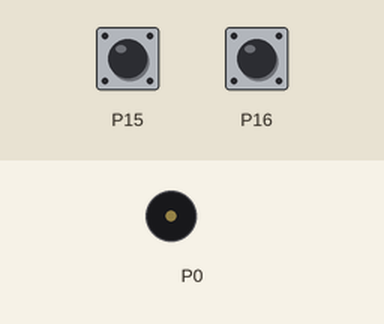
Recording of a program running on a simulated BBC micro:bit running MicroPython. Parts: buzzer (waves = sounding). Inputs (shaded band) come from the test bench; at power-on: P15 LOW, P16 LOW.

Above: at 1.2 s.
1.3 s: P15 pulled HIGH for 3.2 s
At 1.9 s:
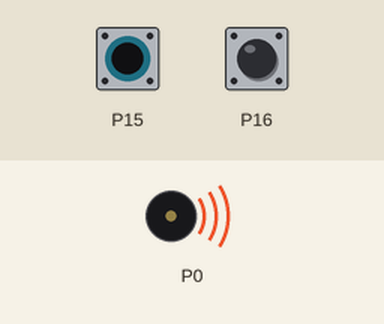
6.7 s: P16 pulled HIGH for 3.2 s
At 7.2 s:
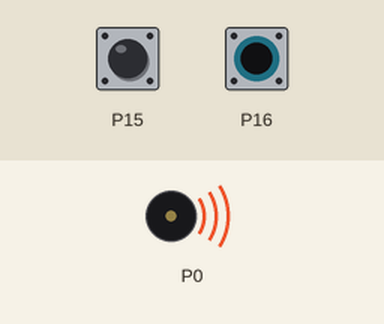
Timing chart, 0 to 12.2 s (numbered marks = the images above; inputs shaded):
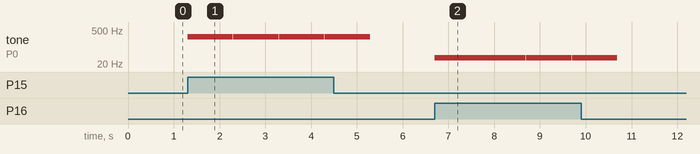

The program:

usingBuzzer.py
```python
# SparkFun Electronics
# Experiment 9.0
# Using a buzzer

from microbit import *
import music

while True:
    if pin15.read_digital() == 1:
        music.play("C4:8")
    elif pin16.read_digital() == 1:
        music.play("D1:8")
    else:
        pass
```

Measured:
- after the input at 1.3 s, tone on P0: alternates 262 Hz for 0.99 s and silent for 0.01 s, starting at once
- after the input at 6.7 s, tone on P0: alternates 37 Hz for 0.99 s and silent for 0.01 s, 8 changes in all, then stays silent, starting at once
